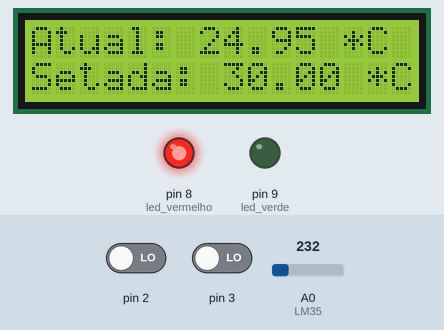
This sketch was run on a simulated Arduino Mega 2560, built for the host (arithmetic inside an expression is 32-bit, double 64-bit). On the bench: 16×2 character LCD, output pins drawn as LEDs (lit = HIGH). The test bench sets the inputs (shaded band); at power-on: A0 (LM35) = 232, pin 2 LOW, pin 3 LOW.

Above: at 1.9 s.
2.0 s: A0 (LM35) set to 248
At 2.9 s:
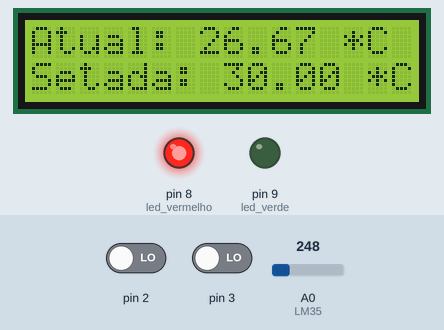
3.9 s: A0 (LM35) set to 269
At 5.8 s:
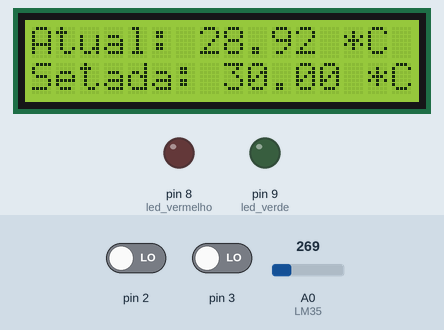
6.3 s: A0 (LM35) set to 290
At 7.5 s:
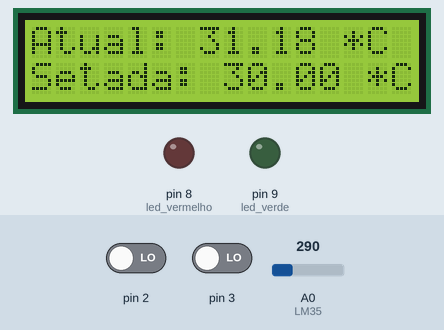
8.6 s: A0 (LM35) set to 306
At 10.5 s:
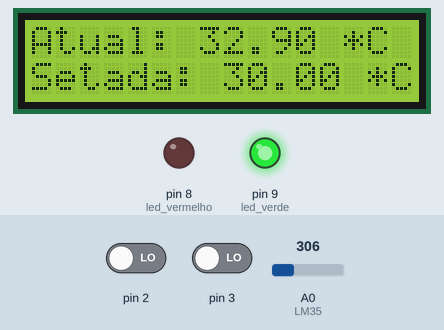
10.9 s: pin 2 driven HIGH
At 12.2 s:
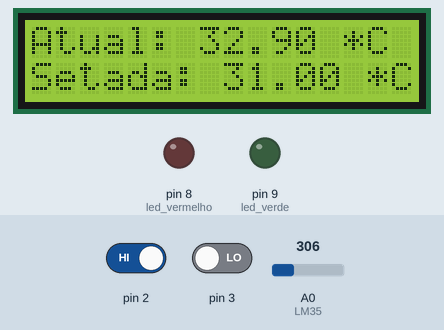
13.3 s: pin 3 driven HIGH
At 14.07 s:
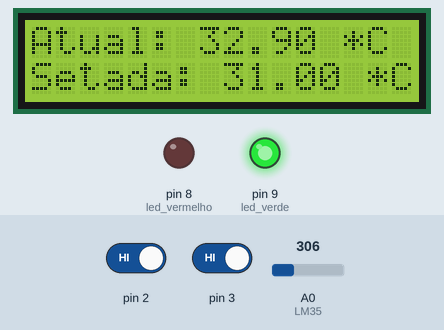
Timing chart, 0 to 16.3 s (numbered marks = the images above; inputs shaded):
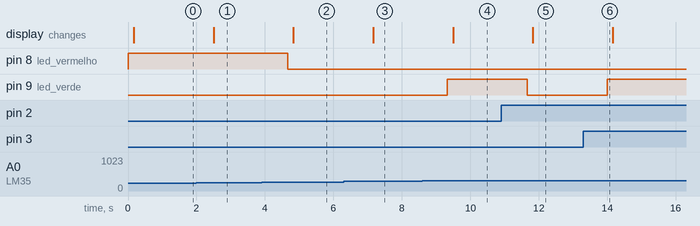

Measured:
- the behaviour switches between 260 and 261 on A0 (LM35) (found by bisection; images 1 and 2)
- the behaviour switches between 297 and 298 on A0 (LM35) (found by bisection; images 3 and 4)
- after the input at 2.0 s, the display: changes after 0.50 s (image 1)
- after the input at 3.9 s, pin 8 (led_vermelho): HIGH → LOW after 0.76 s; the display: changes after 0.93 s (image 2)
- after the input at 6.3 s, the display: changes after 0.86 s (image 3)
- after the input at 8.6 s, pin 9 (led_verde): LOW → HIGH after 0.73 s; the display: changes after 0.90 s (image 4)
- after the input at 10.9 s, pin 9 (led_verde): HIGH → LOW after 0.76 s; the display: changes after 0.93 s (image 5)
- after the input at 13.3 s, pin 9 (led_verde): LOW → HIGH after 0.69 s

The sketch:

projeto_fagner.ino
```cpp
#include <LiquidCrystal.h>
LiquidCrystal lcd(12, 11, 7, 6, 5, 4);
const int LM35 = 0;
float temperatura_atual = 0;
int ADClido = 0;
float temperatura_setada = 30;
const int led_vermelho = 8;
const int led_verde = 9;
void setup(){
 pinMode(led_vermelho, OUTPUT);
 pinMode(led_verde, OUTPUT);

 Serial.begin(115200);
 analogReference(INTERNAL); //Se estiver usando Arduino Mega, use INTERNAL1V1
 attachInterrupt(digitalPinToInterrupt(2),aumenta_temp,RISING);
 attachInterrupt(digitalPinToInterrupt(3),diminui_temp,RISING);
}
void loop(){
 ADClido = analogRead(LM35);
 temperatura_atual = ADClido * 0.1075268817204301;
 if(temperatura_atual >= temperatura_setada + 2){
    //esfria
    digitalWrite(led_verde, HIGH);
    digitalWrite(led_vermelho, LOW);
 }
 else if(temperatura_atual <=  temperatura_setada - 2){
    //aquece
    digitalWrite(led_verde, LOW);
    digitalWrite(led_vermelho, HIGH);
 }
 else{
    //tudo desligado
    digitalWrite(led_verde, LOW);
    digitalWrite(led_vermelho, LOW);
 }
 delay(100);
 lcd.begin(16, 2);
 lcd.setCursor(0,0);
 lcd.print("Atual: ");
 lcd.print(temperatura_atual);
 lcd.print(" *C");
 lcd.setCursor(0,1);
 lcd.print("Setada: ");
 lcd.print(temperatura_setada);
 lcd.print(" *C");
 //Serial.print(float(temperatura_atual));
 //Serial.print(2);
 delay(1000);
}

void aumenta_temp(){
  temperatura_setada++;
}
void diminui_temp(){
  temperatura_setada--;
}
```
